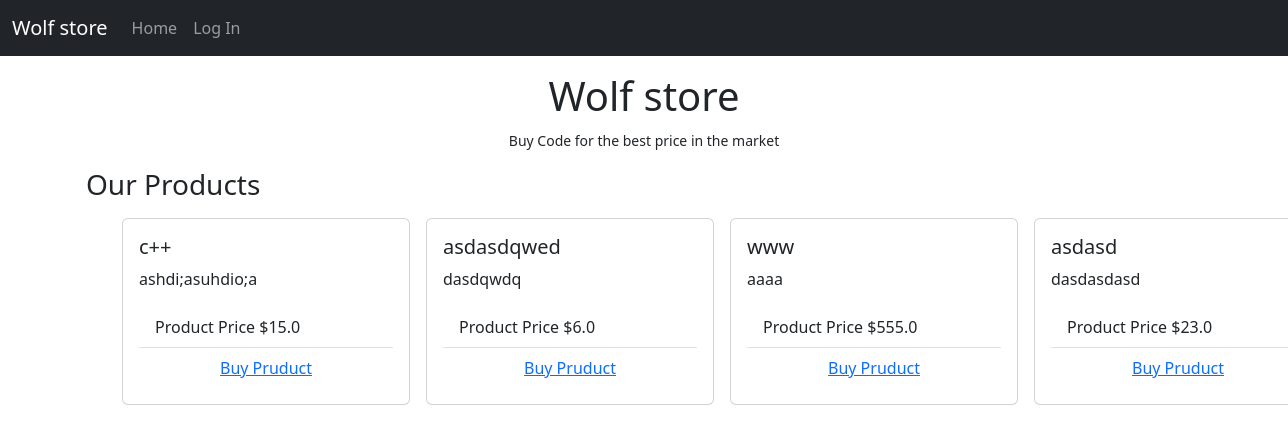
The page / on the database its author committed.
### app.py (models this page shows, shortened)
class Product(db.Model):
    __tablename__ = "Products"
    id = db.Column(db.Integer, primary_key=True)
    title = db.Column(db.String(80), nullable=False)
    desciption = db.Column(db.Text, nullable=False)
    price = db.Column(db.Float, nullable=False)

### app.py (the view)
@app.route("/")
def home():
    products = Product.query.all()  # get all products from database
    return render_template("home.html", products=products)

### templates/home.html (shortened to what this page needs)
{%extends 'base.html'%}
{%block body%}
<div class="container">
    <h3>Our Products</h3>
    <div class="container my-3 mx-3">
        <ul class="list-unstyled d-flex">
            {%for product in products%}
            <li class="mx-2">
                <div class=" card" style="width: 18rem;">
                    <div class="card-body">
                        <h5 class="card-title">{{product.title}}</h5>
                        <p class="card-text">{{product.desciption}}</p>
                        <ul class="list-group list-group-flush">
                            <li class="list-group-item">Product Price ${{product.price}}</li>
                            <a href="#" class="card-link text-center my-2">Buy Pruduct</a>
                        </ul>
                    </div>
                </div>
            </li>
            {%endfor%}
        </ul>
    </div>
</div>
{%endblock%}

### templates/base.html (shortened to what this page needs)
<!DOCTYPE html>
<html lang="en">
<head>
    <link href="https://cdn.jsdelivr.net/npm/bootstrap@5.3.2/dist/css/bootstrap.min.css" rel="stylesheet"
>
    <link href="https://cdnjs.cloudflare.com/ajax/libs/font-awesome/6.0.0-beta3/css/all.min.css" rel="stylesheet">
</head>
<body>
    <nav class="navbar navbar-expand-md navbar-dark bg-dark">
        <div class="container-fluid">
            <a class="navbar-brand" href="/"> Wolf store</a>
            <div class="collapse navbar-collapse" id="navbarNav">
                <ul class="navbar-nav ml-auto">
                    <li class="nav-item">
                        <a class="nav-link" href="/">Home</a>
                    </li>
                    {% if current_user.is_authenticated %}
                    <li class="nav-item">
                        <a class="nav-link" href="/list">actions</a>
                    </li>
                    <li class="nav-item">
                        <a class="nav-link" href="/logout">log out</a>
                    </li>
                    {% else %}
                    <li class="nav-item">
                        <a class="nav-link" href="/login">Log In</a>
                    </li>
                    {% endif %}
                </ul>
            </div>
        </div>
    </nav>
    <div class="container text-center my-3">
        <h1>Wolf store</h1>
        <small>Buy Code for the best price in the market</small>
    </div>
    {%block body%}{%endblock%}
</body>
</html>

### rows shown on the page
Product: title "c++", desciption "ashdi;asuhdio;a", price "15.0"
Product: title "asdasdqwed", desciption "dasdqwdq", price "6.0"
Product: title "www", desciption "aaaa", price "555.0"
Product: title "asdasd", desciption "dasdasdasd", price "23.0"
